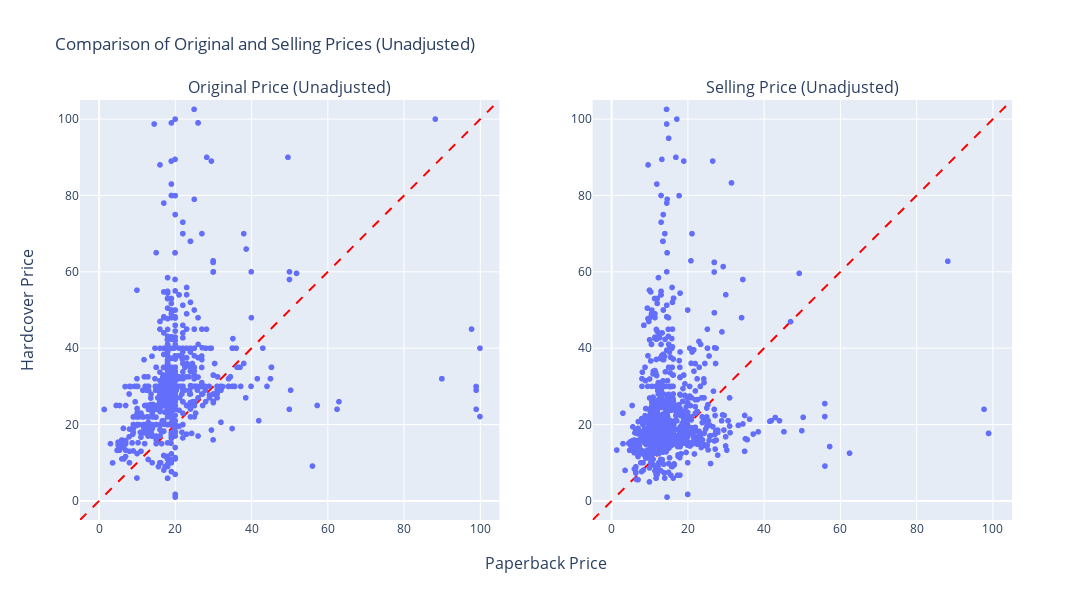
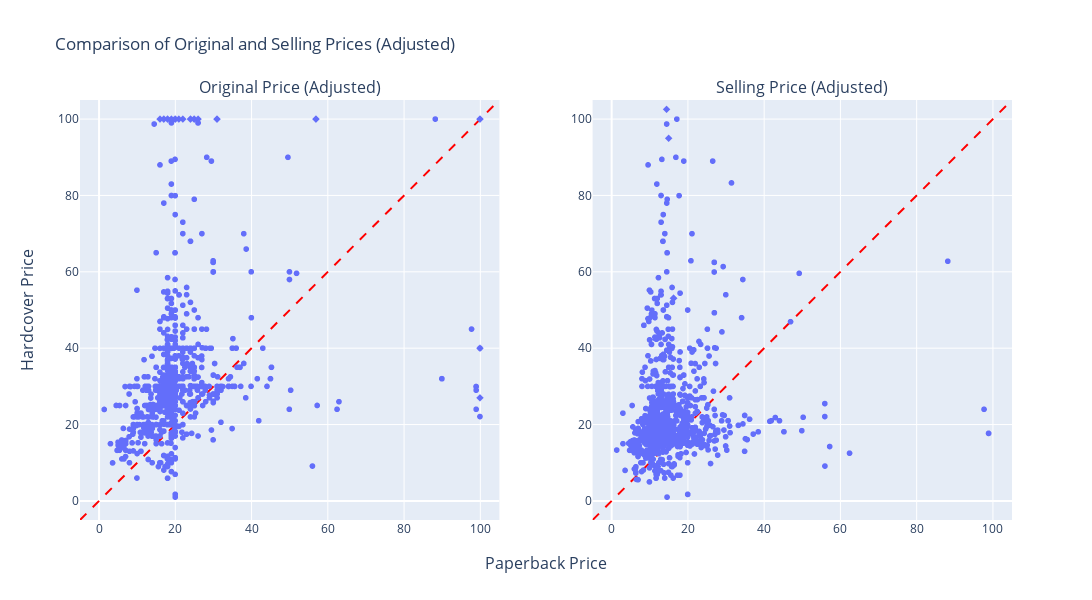

Notebook source saved alongside these figures, in order:
### Code cell
import plotly.express as px
import plotly.graph_objects as go
from plotly.subplots import make_subplots

# 篩選掉缺少必要數據的行
filtered_data = data_2dep_top100.dropna(subset=["paperback-original_price", "hardcover-original_price"])

# 創建一個副本來調整價格
adjusted_data = filtered_data.copy()
adjusted_data["paperback-adjusted"] = adjusted_data["paperback-original_price"].apply(lambda x: min(x, 100))
adjusted_data["hardcover-adjusted"] = adjusted_data["hardcover-original_price"].apply(lambda x: min(x, 100))

# 添加一個標誌來識別是否被調整過
adjusted_data["adjusted"] = adjusted_data.apply(lambda row: row["paperback-original_price"] > 100 or row["hardcover-original_price"] > 100, axis=1)

# 設置軸的範圍和單位長
min_val = 0
max_val = 100
buffer = 5  # 預留邊緣緩衝區
min_val -= buffer
max_val += buffer

# 創建第一個子圖（未調整價格）
fig1 = make_subplots(rows=1, cols=2, subplot_titles=("Original Price (Unadjusted)", "Selling Price (Unadjusted)"), x_title="Paperback Price", y_title="Hardcover Price")

# 原價-未調整
scatter1 = px.scatter(filtered_data, x="paperback-original_price", y="hardcover-original_price")
scatter1.update_traces(showlegend=False)
fig1.add_traces(scatter1.data, rows=1, cols=1)

# 售價-未調整
scatter2 = px.scatter(filtered_data, x="paperback-selling_price", y="hardcover-selling_price")
scatter2.update_traces(showlegend=False)
fig1.add_traces(scatter2.data, rows=1, cols=2)

# 更新子圖佈局，設置軸範圍和單位長
fig1.update_layout(
    height=600,
    width=1200,
    title_text="Comparison of Original and Selling Prices (Unadjusted)",
    xaxis1=dict(range=[min_val, max_val]),
    yaxis1=dict(range=[min_val, max_val]),
    xaxis2=dict(range=[min_val, max_val]),
    yaxis2=dict(range=[min_val, max_val]),
)

# 添加45度線
for i in range(1, 3):
    fig1.add_trace(go.Scatter(x=[min_val, max_val], y=[min_val, max_val], mode="lines", line=dict(color="red", dash="dash"), showlegend=False), row=1, col=i)

# 創建第二個子圖（調整價格）
fig2 = make_subplots(rows=1, cols=2, subplot_titles=("Original Price (Adjusted)", "Selling Price (Adjusted)"), x_title="Paperback Price", y_title="Hardcover Price")

# 原價-調整
scatter3 = px.scatter(adjusted_data, x="paperback-adjusted", y="hardcover-adjusted", symbol="adjusted")
scatter3.update_traces(showlegend=False)
fig2.add_traces(scatter3.data, rows=1, cols=1)

# 售價-調整
scatter4 = px.scatter(adjusted_data, x="paperback-selling_price", y="hardcover-selling_price", symbol="adjusted")
scatter4.update_traces(showlegend=False)
fig2.add_traces(scatter4.data, rows=1, cols=2)

# 更新子圖佈局，設置軸範圍和單位長
fig2.update_layout(
    height=600,
    width=1200,
    title_text="Comparison of Original and Selling Prices (Adjusted)",
    xaxis1=dict(range=[min_val, max_val]),
    yaxis1=dict(range=[min_val, max_val]),
    xaxis2=dict(range=[min_val, max_val]),
    yaxis2=dict(range=[min_val, max_val]),
)

# 添加45度線
for i in range(1, 3):
    fig2.add_trace(go.Scatter(x=[min_val, max_val], y=[min_val, max_val], mode="lines", line=dict(color="red", dash="dash"), showlegend=False), row=1, col=i)
fig1.write_image("figs_0723(1dep)/hardcover_paperback_price_scatter.svg")
fig1.show()
fig2.write_image("figs_0723(1dep)/hardcover_paperback_price_scatter_initial.svg")
fig2.show()

### Figure 1 — Plotly figure (JSON) as saved in the notebook; plotly's stock layout.template omitted (floating-point values rounded to 4 significant figures; data arrays with more than 128 entries replaced by an {"elided": "..."} marker saying what was removed)
{"data": [{"hovertemplate": "paperback-original_price=%{x}<br>hardcover-original_price=%{y}<extra></extra>", "legendgroup": "", "marker": {"color": "#636efa", "symbol": "circle"}, "mode": "markers", "name": "", "showlegend": false, "type": "scattergl", "x": {"elided": "1009 float values"}, "xaxis": "x", "y": {"elided": "1009 float values"}, "yaxis": "y"}, {"hovertemplate": "paperback-selling_price=%{x}<br>hardcover-selling_price=%{y}<extra></extra>", "legendgroup": "", "marker": {"color": "#636efa", "symbol": "circle"}, "mode": "markers", "name": "", "showlegend": false, "type": "scattergl", "x": {"elided": "1009 float values"}, "xaxis": "x2", "y": {"elided": "1009 float values"}, "yaxis": "y2"}, {"line": {"color": "red", "dash": "dash"}, "mode": "lines", "showlegend": false, "type": "scatter", "x": [-5, 105], "xaxis": "x", "y": [-5, 105], "yaxis": "y"}, {"line": {"color": "red", "dash": "dash"}, "mode": "lines", "showlegend": false, "type": "scatter", "x": [-5, 105], "xaxis": "x2", "y": [-5, 105], "yaxis": "y2"}], "layout": {"annotations": [{"font": {"size": 16}, "showarrow": false, "text": "Original Price (Unadjusted)", "x": 0.225, "xanchor": "center", "xref": "paper", "y": 1, "yanchor": "bottom", "yref": "paper"}, {"font": {"size": 16}, "showarrow": false, "text": "Selling Price (Unadjusted)", "x": 0.775, "xanchor": "center", "xref": "paper", "y": 1, "yanchor": "bottom", "yref": "paper"}, {"font": {"size": 16}, "showarrow": false, "text": "Paperback Price", "x": 0.5, "xanchor": "center", "xref": "paper", "y": 0, "yanchor": "top", "yref": "paper", "yshift": -30}, {"font": {"size": 16}, "showarrow": false, "text": "Hardcover Price", "textangle": -90, "x": 0, "xanchor": "right", "xref": "paper", "xshift": -40, "y": 0.5, "yanchor": "middle", "yref": "paper"}], "height": 600, "title": {"text": "Comparison of Original and Selling Prices (Unadjusted)"}, "width": 1200, "xaxis": {"anchor": "y", "domain": [0, 0.45], "range": [-5, 105]}, "xaxis2": {"anchor": "y2", "domain": [0.55, 1], "range": [-5, 105]}, "yaxis": {"anchor": "x", "domain": [0, 1], "range": [-5, 105]}, "yaxis2": {"anchor": "x2", "domain": [0, 1], "range": [-5, 105]}}}

### Figure 2 — Plotly figure (JSON) as saved in the notebook; plotly's stock layout.template omitted (floating-point values rounded to 4 significant figures; data arrays with more than 128 entries replaced by an {"elided": "..."} marker saying what was removed)
{"data": [{"hovertemplate": "adjusted=False<br>paperback-adjusted=%{x}<br>hardcover-adjusted=%{y}<extra></extra>", "legendgroup": "False", "marker": {"color": "#636efa", "symbol": "circle"}, "mode": "markers", "name": "False", "showlegend": false, "type": "scattergl", "x": {"elided": "985 float values"}, "xaxis": "x", "y": {"elided": "985 float values"}, "yaxis": "y"}, {"hovertemplate": "adjusted=True<br>paperback-adjusted=%{x}<br>hardcover-adjusted=%{y}<extra></extra>", "legendgroup": "True", "marker": {"color": "#636efa", "symbol": "diamond"}, "mode": "markers", "name": "True", "showlegend": false, "type": "scattergl", "x": [100, 20, 100, 100, 22, 26, 17, 17, 18, 18.99, 30.97, 30.97, 30.97, 17.99, 100, 24.95, 16, 56.94, 56.94, 20.95, 19.99, 24, 24, 24.99], "xaxis": "x", "y": [40, 100, 100, 100, 100, 100, 100, 100, 100, 100, 100, 100, 100, 100, 26.99, 100, 100, 100, 100, 100, 100, 100, 100, 100], "yaxis": "y"}, {"hovertemplate": "adjusted=False<br>paperback-selling_price=%{x}<br>hardcover-selling_price=%{y}<extra></extra>", "legendgroup": "False", "marker": {"color": "#636efa", "symbol": "circle"}, "mode": "markers", "name": "False", "showlegend": false, "type": "scattergl", "x": {"elided": "985 float values"}, "xaxis": "x2", "y": {"elided": "985 float values"}, "yaxis": "y2"}, {"hovertemplate": "adjusted=True<br>paperback-selling_price=%{x}<br>hardcover-selling_price=%{y}<extra></extra>", "legendgroup": "True", "marker": {"color": "#636efa", "symbol": "diamond"}, "mode": "markers", "name": "True", "showlegend": false, "type": "scattergl", "x": [146, 8.86, 45.44, 67.66, 12.3, 18.1, 12.71, 12.71, 11.4, 15.19, 16.28, 16.28, 16.28, 16.19, 157.3, 14.44, 13.79, 56.94, 56.94, 16.51, 12.99, 17.59, 17.59, 14.99], "xaxis": "x2", "y": [18.29, 167.2, 156.6, 110.0, 121.0, 112, 115.4, 115.4, 149.9, 199.6, 53.08, 53.08, 53.08, 196, 26.99, 102.5, 130.0, 124.0, 124.0, 168.8, 149.9, 173.8, 173.8, 94.97], "yaxis": "y2"}, {"line": {"color": "red", "dash": "dash"}, "mode": "lines", "showlegend": false, "type": "scatter", "x": [-5, 105], "xaxis": "x", "y": [-5, 105], "yaxis": "y"}, {"line": {"color": "red", "dash": "dash"}, "mode": "lines", "showlegend": false, "type": "scatter", "x": [-5, 105], "xaxis": "x2", "y": [-5, 105], "yaxis": "y2"}], "layout": {"annotations": [{"font": {"size": 16}, "showarrow": false, "text": "Original Price (Adjusted)", "x": 0.225, "xanchor": "center", "xref": "paper", "y": 1, "yanchor": "bottom", "yref": "paper"}, {"font": {"size": 16}, "showarrow": false, "text": "Selling Price (Adjusted)", "x": 0.775, "xanchor": "center", "xref": "paper", "y": 1, "yanchor": "bottom", "yref": "paper"}, {"font": {"size": 16}, "showarrow": false, "text": "Paperback Price", "x": 0.5, "xanchor": "center", "xref": "paper", "y": 0, "yanchor": "top", "yref": "paper", "yshift": -30}, {"font": {"size": 16}, "showarrow": false, "text": "Hardcover Price", "textangle": -90, "x": 0, "xanchor": "right", "xref": "paper", "xshift": -40, "y": 0.5, "yanchor": "middle", "yref": "paper"}], "height": 600, "title": {"text": "Comparison of Original and Selling Prices (Adjusted)"}, "width": 1200, "xaxis": {"anchor": "y", "domain": [0, 0.45], "range": [-5, 105]}, "xaxis2": {"anchor": "y2", "domain": [0.55, 1], "range": [-5, 105]}, "yaxis": {"anchor": "x", "domain": [0, 1], "range": [-5, 105]}, "yaxis2": {"anchor": "x2", "domain": [0, 1], "range": [-5, 105]}}}
